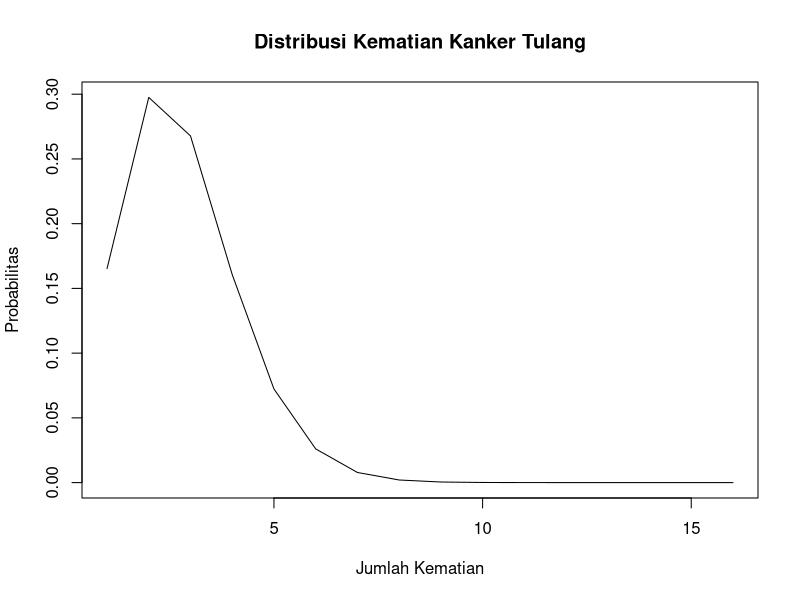
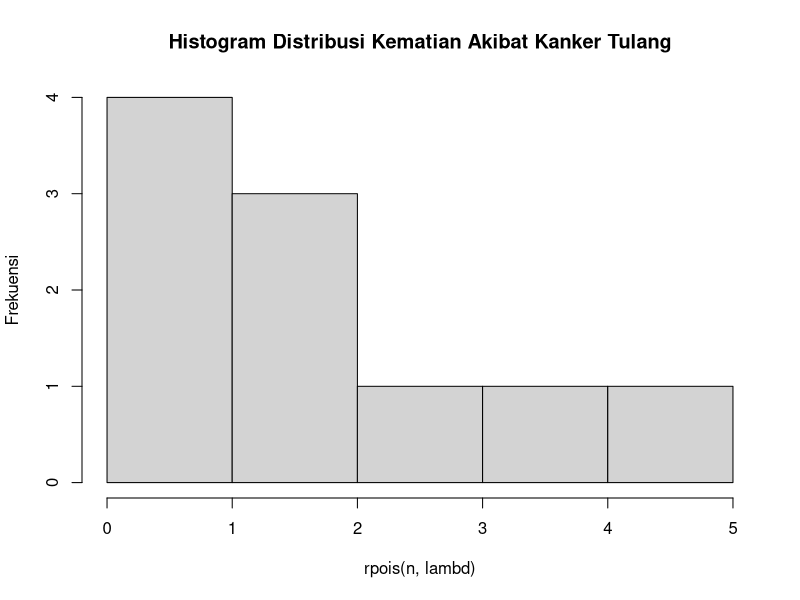

Recreate these plots in R, in order.
# Nomor 2
# A. Bagaimana pendistribusian banyak kematian karena kanker tulang? Tentukan
# distribusi dengan parameter yang sesuai.
lambd <- 1.8
x <- 0:15
distb <- dpois(x,lambd)
print(distb)
plot(type="l", distb, main="Distribusi Kematian Kanker Tulang", xlab="Jumlah Kematian", ylab="Probabilitas")

# B. Ada 4 kematian akibat kanker tulang yang dilaporkan di kalangan pekerja
# pabrik ban, apakah itu peristiwa yang tidak biasa? Hitung probabilitas
# berdasarkan distribusi yang telah dipilih.
probs <- dpois(4,lambd)
cat("Probabilitas: ", probs)

# C. Berapa peluang paling banyak 4 kematian akibat kanker tulang?
probs <- ppois(4, lambd)
cat("Peluang Paling Banyak 4 Kematian Akibat Kangker Tulang: ", probs)

# D. Berapa peluang lebih dari 4 kematian akibat kanker tulang?
probs <- 1-(probs)
cat("Peluang Kematian Lebih Dari 4 Akibat Kanker Tulang: ", probs)

# E. Berdasarkan distribusi yang telah dipilih, berapakah nilai harapan dan standar
# deviasi banyak kematian akibat kanker tulang untuk pekerja pabrik ban?

harapan <- lambd
standardDeviasi <- sqrt(harapan)
cat("Harapan: ", harapan, "; Standard Deviasi: ", standardDeviasi)

# F. Gambarkan histogram pendistribusian banyak banyak kematian akibat kanker
# tulang untuk pekerja pabrik ban.
n <- 10
hist(rpois(n, lambd),ylab="Frekuensi", main="Histogram Distribusi Kematian Akibat Kanker Tulang")

# G. Gunakan simulasi untuk memeriksa hasil sebelumnya.
set.seed(123321)
res <- rpois(n,lambd)
print(res)

